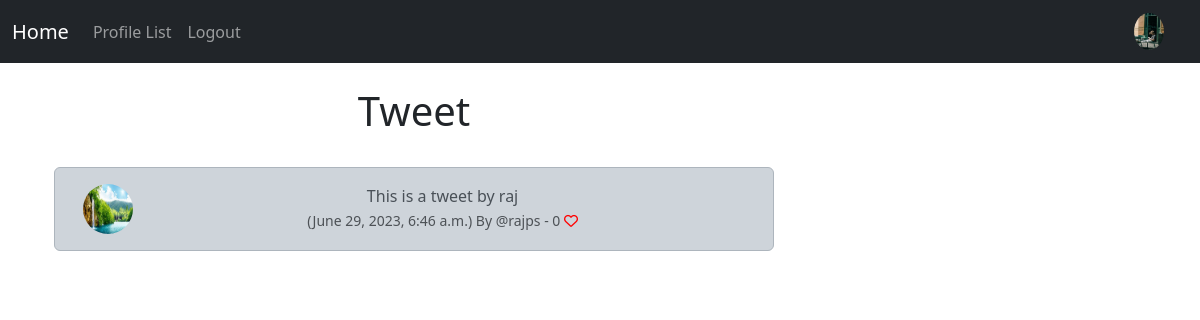
The app's page /meep_show/7 (signed in) with its own data.
### muskeer/models.py (models this page shows, shortened)
class Profile(models.Model):
    user = models.OneToOneField(User, on_delete=models.CASCADE)
    follows = models.ManyToManyField('self',
        related_name='followed_by',
        symmetrical=False,
        blank=True)
    date_modified = models.DateTimeField(User, auto_now=True)
    profile_image = models.ImageField(null=True, blank=True, upload_to='images/')
    profile_bio = models.CharField(null=True,blank=True,max_length=500)
    homepage_link = models.CharField(null=True,blank=True,max_length=100)
    facebook_link = models.CharField(null=True, blank=True, max_length=100)
    instagram_link = models.CharField(null=True,blank=True,max_length=100)

class Meep(models.Model):
    user = models.ForeignKey(User, related_name='meeps', on_delete=models.DO_NOTHING)
    body = models.CharField(max_length= 200)
    created_at = models.DateTimeField(auto_now_add=True)
    likes = models.ManyToManyField(User, related_name='meep_like', blank=True)
    def number_of_likes(self):
        return self.likes.count()

### muskeer/views.py (the view)
# urls.py: path('meep_show/<int:pk>', views.meep_show, name='meep_show'),
def meep_show(request,pk):
    meep = get_object_or_404(Meep, id=pk)
    if meep:
        return render(request, 'show_meep.html', {'meep': meep})
    else:
        messages.success(request, ('That tweet does not exist.'))
        return redirect('home')

### templates/show_meep.html (shortened to what this page needs)
{% extends 'base.html' %}
{% load static %}
{% block content %}
        <div class="container text-center">
            <div class="row">
                <div class="col-8">
                    <h1>Tweet</h1>
                    <br />
                    <div class="alert alert-dark" role="alert">
                        <div class="container">
                            <div class="row">
                                <div class="col-1">
                                    {% if meep.user.profile.profile_image %}
                                    <img src="{{ meep.user.profile.profile_image.url }}" width="50" height="50" class="rounded-circle" alt="{{ profile.user.username }}">
                                    {% else %}
                                    <img src="{% static 'images/1.png' %}" width="50" height="50" class="rounded-circle" alt="{{ profile.user.username }}">
                                    {% endif %}
                                </div>
                                <div class="col-11">
                        {{ meep.body }} <br />
                        <small class="text-muted">
                            ({{ meep.created_at }})
                             By
                            @{{ meep.user.username}}
                                - {{meep.number_of_likes }}
                                {% if user in meep.likes.all %}
                                    <a href="{% url 'meep_like' meep.id %}">
                                        <i class="fa-solid fa-heart" style="color: red;"></i>
                                    </a>
                                {% else %}
                                    <a href="{% url 'meep_like' meep.id %}">
                                        <i class="fa  fa-heart-o" style="color: red;"></i>
                                    </a>
                                {% endif %}
                        </small>
                    </div><br><br>
                         </div>
                    </div>
                </div>
                </div>
                <div class="col-4">
                    <br><br><br>
                </div>
{% endblock %}

### templates/navbar.html (shortened to what this page needs)
{% load static %}
<nav class="navbar navbar-expand-lg navbar-dark bg-dark">
    <div class="container-fluid">
      <a class="navbar-brand" href="{% url 'home' %}">Home</a>
      <div class="collapse navbar-collapse" id="navbarSupportedContent">
        <ul class="navbar-nav me-auto mb-2 mb-lg-0">
          <li class="nav-item">
            <a class="nav-link" aria-current="page"  href="{% url 'profile_list' %}">Profile List</a>
          </li>
          {% if user.is_authenticated %}
          <li class="nav-item">
            <a class="nav-link" href="{% url 'logout' %}"> Logout</a>
          </li>
          {% endif %}
        </ul>
        {% if user.is_authenticated %}
          <ul class="navbar-nav ml-auto">
            <li class="nav-link navbar-brand">
                <a href="{% url 'profile' request.user.id %}">
                      {% if user.profile.profile_image %}
                      <img src="{{ user.profile.profile_image.url }}" class="rounded-circle" width="30">
                      {% else %}
                      <img src="{% static 'images/1.png' %}" width="30" class="img-fluid rounded-circle" alt='Profile Image' />
                      {% endif %}
                </a>
            </li>
          </ul>
        {% endif %}
      </div>
    </div>
  </nav>

### records on screen
Meep: user.profile.profile_image (picture), body "This is a tweet by raj", created_at "June 29, 2023, 6:46 a.m.", user.username "rajps", number_of_likes "0"
